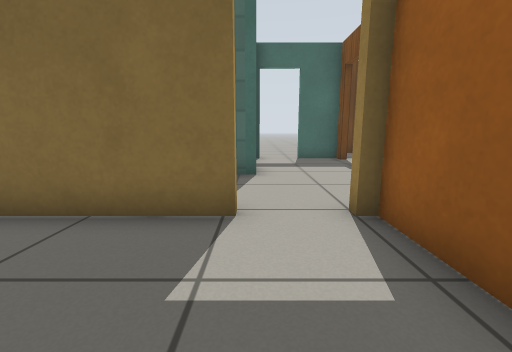
[1] (above)

15 first-person views from a walk through a robot-simulator world made for Gazebo. The camera is 0.63 m above the floor, tilts 10° down and sees 90° across. The floor is counted in squares, 0.5 m on a side. Each view is taken from the middle of a square. On the plan, view 1 faces up. The plan holds only what a view shows up to about 12 squares ahead; the rest is blank. The robots in the file are not drawn. Simple patterns stand in for the simulator's built-in surfaces.

[2]
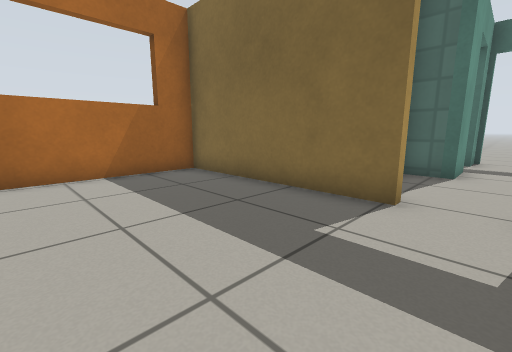

[3]
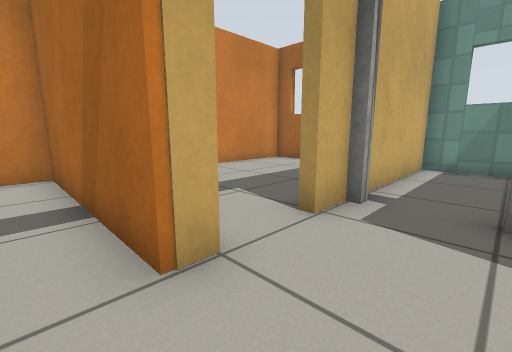

[4]
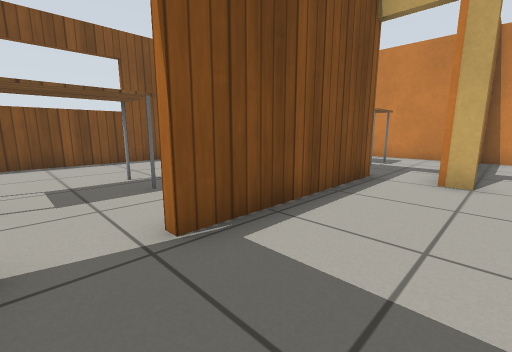

[5]
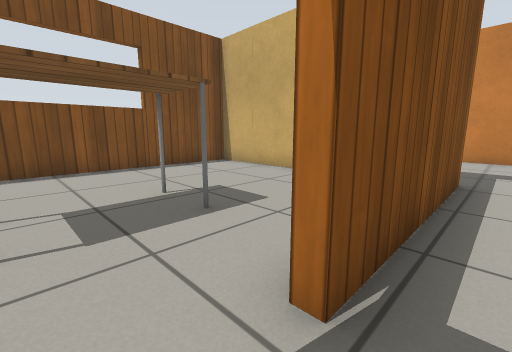

[6]
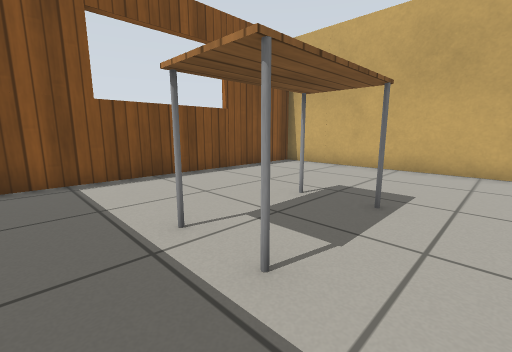

[7]
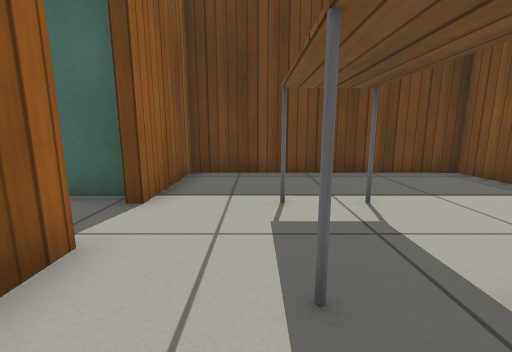

[8]
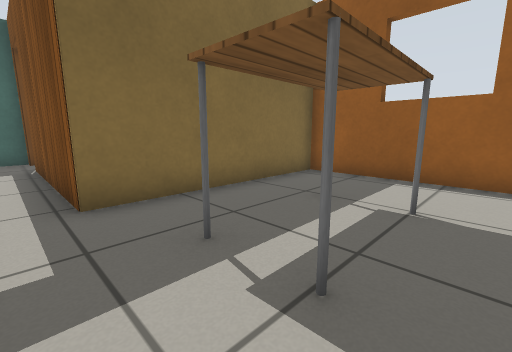

[9]
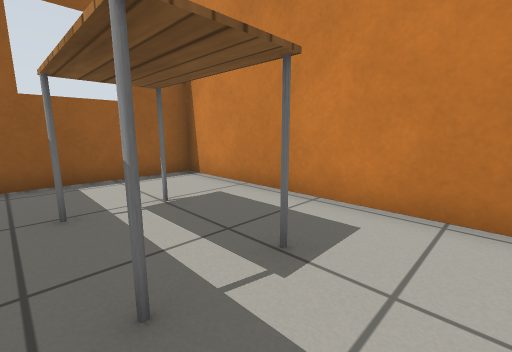

[10]
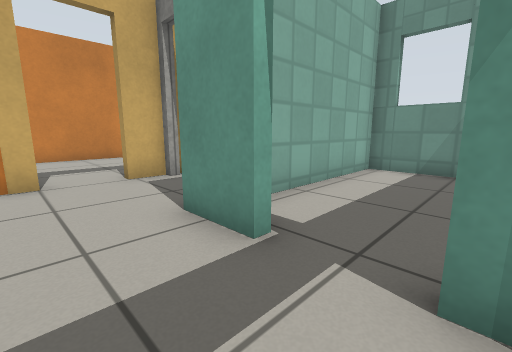

[11]
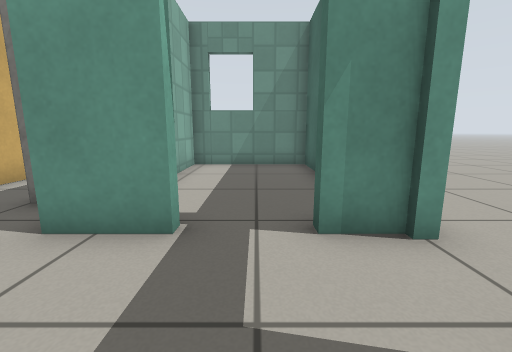

[12]
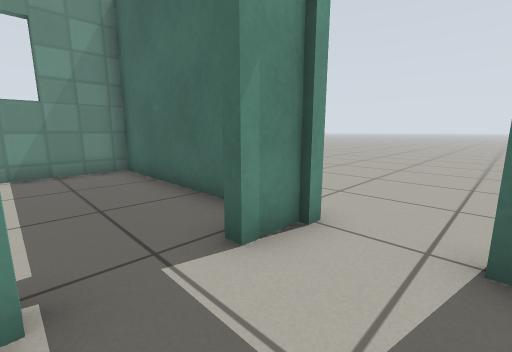

[13]
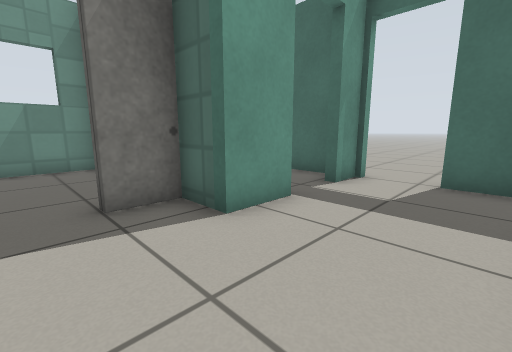

[14]
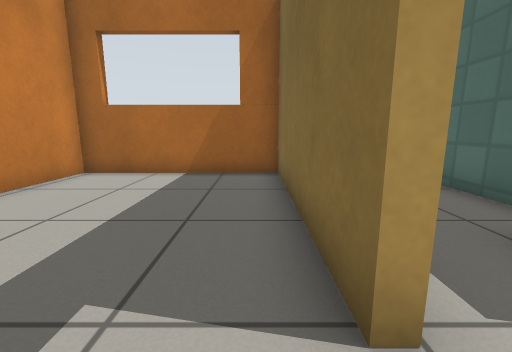

[15]
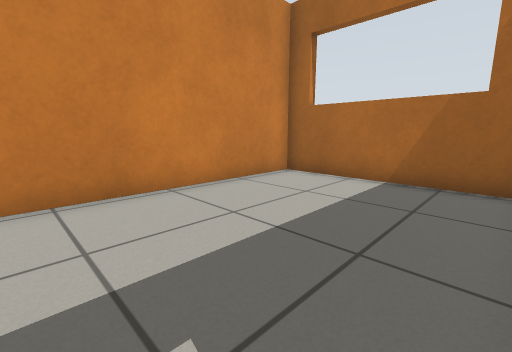

### Floor plan
Ten units are one square. View 1 is at (0, 0); x grows to the right and y downward. Boxes are objects, and circles mark ways between rooms. Rooms are numbered by the first view taken in them; rooms with no view inside come last. Other rooms are left out.
<svg viewBox="-72 -152 198 179">
<path fill="none" stroke="#000" d="M-3 -37 -67 -37 -67 22 18 22 18 12M18 -16 18 -37M0 -90 0 -74 -13 -74 -13 -60M37 -113 37 -118 19 -118M14 -40 21 -40M0 -119 0 -108M38 -37 37 -97M40 -97 40 -87M49 -40 121 -40 121 -147 40 -147 40 -113M21 -40 21 22 102 22 102 -37 38 -37M-8 -119 -67 -119 -67 -77 -17 -77M-67 -72 -67 -40 -3 -40M-31 -74 -50 -74"/>
<rect x="65" y="-115" width="20" height="30" fill="#bbb"><title>table</title></rect>
<rect x="45" y="-15" width="30" height="20" fill="#bbb"><title>table</title></rect>
<circle cx="15" cy="-40" r="3" fill="#2a7"/>
<circle cx="40" cy="-105" r="3" fill="#2a7"/>
<circle cx="0" cy="-95" r="3" fill="#2a7"/>
<circle cx="-15" cy="-55" r="3" fill="#2a7"/>
<text x="-30" y="-10">1</text>
<text x="20" y="-80">2</text>
<text x="80" y="-100">3</text>
<text x="60" y="-10">4</text>
<text x="-40" y="-100">5</text>
<text x="-50" y="-60">6</text>
</svg>
Room 1 opens to room 2. Room 2 opens to room 3. Room 2 opens to room 5. Room 2 opens to room 6.

Where each view was taken, in squares from view 1:
view 1: 0 up, 0 right, facing up
view 2: 1 down, 1 right, facing up-left
view 3: 6 up, 3 right, facing down-left
view 4: 11 up, 1 right, facing down-right
view 5: 11 up, 3 right, facing down-right
view 6: 13 up, 5 right, facing down-right
view 7: 7 up, 6 right, facing up
view 8: 1 down, 3 right, facing up-right
view 9: 2 up, 3 right, facing down-right
view 10: 11 up, 2 right, facing down-left
view 11: 10 up, 3 right, facing left
view 12: 9 up, 2 right, facing up-left
view 13: 5 up, 3 right, facing up-left
view 14: 3 up, 1 right, facing left
view 15: 3 up, 0 right, facing down-left
